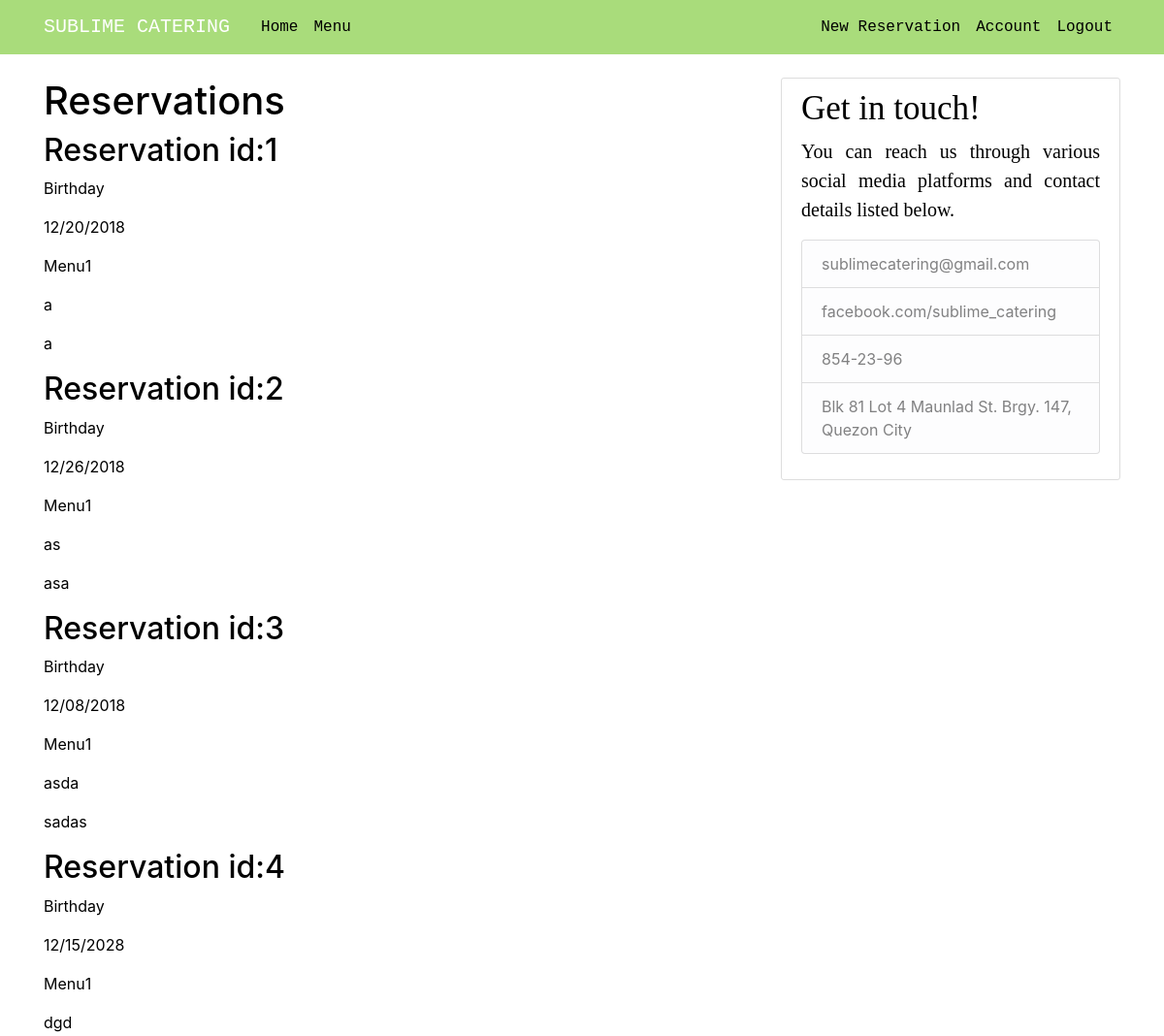
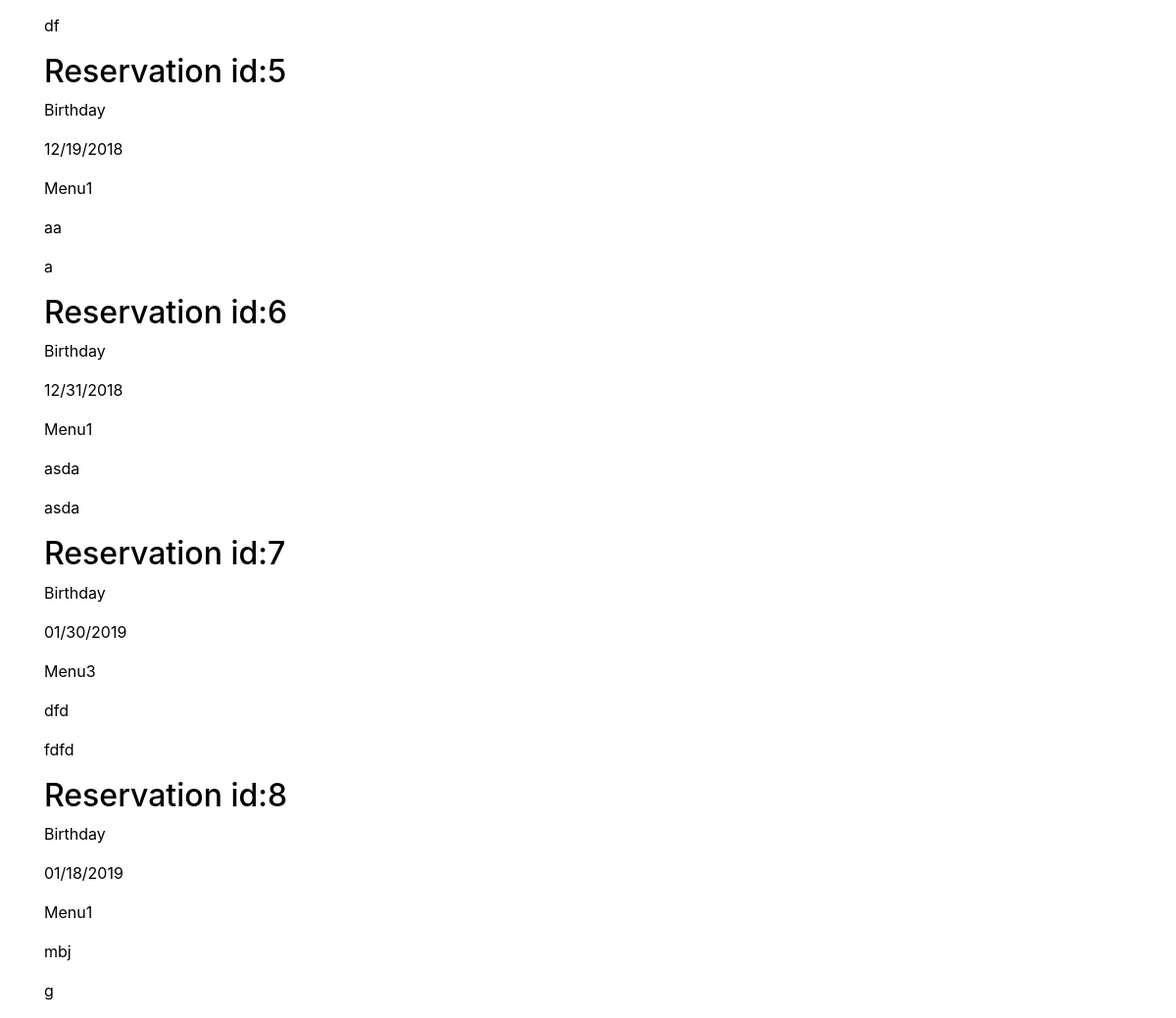
The page /history (signed in) on the database its author committed (2 pictures, top to bottom).
### reservation/models.py (models this page shows, shortened)
class Reservation(db.Model):
    __tablename__ = 'reservation'
    id = db.Column(db.Integer, primary_key=True)
    user_id = db.Column(Integer, db.ForeignKey('user.id'))
    date = db.Column(db.DateTime, nullable=False, default=datetime, unique=True)
    package = db.Column(db.String(100), nullable=False, unique=False)
    location = db.Column(db.String(100), nullable=False, unique=False)
    occasion = db.Column(db.String(100), nullable=False, unique=False)
    addons = db.Column(db.String(100), nullable=False, unique=False)

### reservation/routes.py (the view)
@app.route('/history')
@login_required
def history():
    reservations = Reservation.query.all()
    return render_template('history.html', reservations=reservations)

### reservation/models.py (called while the page is built)
@login_manager.user_loader
def load_user(user_id):
    return User.query.get(int(user_id))

### reservation/templates/history.html
{% extends "layout.html" %}
{% block content %}
		<h1>Reservations</h1>
    {% for reservation in reservations %}
        <h2>Reservation id:{{reservation.id}}</h2>
                <p>{{reservation.occasion}} </p>
				<p>{{reservation.date.strftime("%m/%d/%Y")}}</p>
                <p>{{reservation.package}} </p>
                <p>{{reservation.location}} </p>
                <p>{{reservation.addons}} </p>
			{% endfor %}
{% endblock %}

### reservation/templates/layout.html (shortened to what this page needs)
<!DOCTYPE html>
<html>
<head>
    <link rel="stylesheet" href="https://maxcdn.bootstrapcdn.com/bootstrap/4.0.0/css/bootstrap.min.css">
    <link rel="stylesheet" type="text/css" href="{{ url_for('static', filename='main.css') }}">
</head>
<body>
    <header class="site-header">
      <nav class="navbar navbar-expand-md navbar-dark bg-steel fixed-top">
        <div class="container">
          <a class="navbar-brand mr-4" href="/">SUBLIME CATERING</a>
          <div class="collapse navbar-collapse" id="navbarToggle">
            <div class="navbar-nav mr-auto">
              <a class="nav-item nav-link" href="{{ url_for('home') }}">Home</a>
              <a class="nav-item nav-link" href="{{ url_for('about') }}">Menu</a>
            </div>
            <div class="navbar-nav">
              {% if current_user.is_authenticated %}
                <a class="nav-item nav-link" href="{{ url_for('new_reservation') }}">New Reservation</a>
                <a class="nav-item nav-link" href="{{ url_for('account') }}">Account</a>
                <a class="nav-item nav-link" href="{{ url_for('logout') }}">Logout</a>
              {% else %}
                <a class="nav-item nav-link" href="{{ url_for('login') }}">Login</a>
                <a class="nav-item nav-link" href="{{ url_for('register') }}">Register</a>
              {% endif %}
            </div>
          </div>
        </div>
      </nav>
    </header>
    <main role="main" class="container">
      <div class="row">
        <div class="col-md-8">
          {% block content %}{% endblock %}
        </div>
        <div class="col-md-4">
          <div class="content-section">
            <h3 class="l">Get in touch!</h3>
            <p class="m">You can reach us through various social media platforms and contact details listed below.
              <ul class="list-group">
                <li class="list-group-item list-group-item-light">sublimecatering@gmail.com</li>
                <li class="list-group-item list-group-item-light">facebook.com/sublime_catering</li>
                <li class="list-group-item list-group-item-light">854-23-96</li>
                <li class="list-group-item list-group-item-light">Blk 81 Lot 4 Maunlad St. Brgy. 147, Quezon City</li>
              </ul>
            </p>
          </div>
        </div>
      </div>
    </main>
</body>
</html>

### reservation/static/main.css (style rules this page uses)
body { background: #FFFFFF; color: #000000; margin-top: 5rem; }
h1, h2, h3, h4, h5, h6 { color: #000000; }
a { font-family: "Lucida Console", Monaco, monospace; }
.bg-steel { background-color: #A9DC7B; }
.site-header .navbar-nav .nav-link { color: #000000; }
.content-section { background: #ffffff; padding: 10px 20px; border: 1px solid #dddddd; border-radius: 3px; margin-bottom: 20px; }

### reservation/templates/layout.html (style rules this page uses)
.l { font-family: Lucida Console; font-size: 35px; color: black; }
.m { text-align: justify; font-family: Lucida Console; font-size: 20px; color: black; }

### rows shown on the page
Reservation: id "1", occasion "Birthday", date "12/20/2018", package "Menu1", location "a", addons "a"
Reservation: id "2", occasion "Birthday", date "12/26/2018", package "Menu1", location "as", addons "asa"
Reservation: id "3", occasion "Birthday", date "12/08/2018", package "Menu1", location "asda", addons "sadas"
Reservation: id "4", occasion "Birthday", date "12/15/2028", package "Menu1", location "dgd", addons "df"
Reservation: id "5", occasion "Birthday", date "12/19/2018", package "Menu1", location "aa", addons "a"
Reservation: id "6", occasion "Birthday", date "12/31/2018", package "Menu1", location "asda", addons "asda"
Reservation: id "7", occasion "Birthday", date "01/30/2019", package "Menu3", location "dfd", addons "fdfd"
Reservation: id "8", occasion "Birthday", date "01/18/2019", package "Menu1", location "mbj", addons "g"
